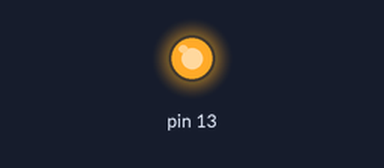
A sketch run on a simulated Arduino Mega 2560, built with avr-gcc and run on an emulated ATmega2560. On the bench: output pins drawn as LEDs (lit = HIGH).

Above: at 0.2 s.
At 4.5 s:
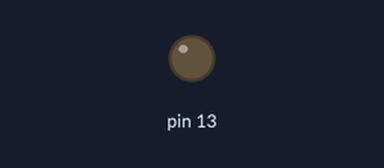
Timing chart, 0 to 15.6 s (numbered marks = the images above):
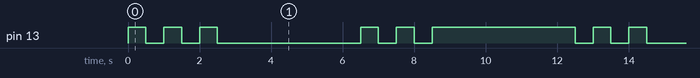

The sketch:

TimerExample.ino
```cpp
void setup() {
  pinMode(13, OUTPUT);

  //Clear timer config.
  TCCR3A = 0;
  TCCR3B = 0;
  //Set to CTC (mode 4)
  TCCR3B |= (1<<WGM32);

  //Set prescaller to 256
  TCCR3B |= (1<<CS32);

  //Set TOP value (0.5 seconds)
  OCR3A = 31250;

  //Enable interupt A for timer 3.
  TIMSK3 |= (1<<OCIE3A);

  //Set timer to 0 (optional here).
  TCNT3 = 0;
}

ISR(TIMER3_COMPA_vect)
{
  digitalWrite(13, !digitalRead(13));
}

void loop() {
  delay(3000);
  TIMSK3 ^= (1<<OCIE3A);
}
```

Measured:
- by itself, pin 13: repeats every 12.0 s: HIGH 0.50 s, LOW 0.50 s, HIGH 0.50 s, LOW 4.0 s, 2 × (HIGH 0.50 s, LOW 0.50 s), HIGH 4.0 s, LOW 0.50 s
- by itself, everything shown: repeats every 12.0 s, in 14 steps
